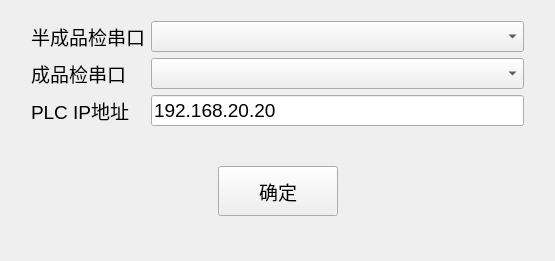
<?xml version="1.0" encoding="UTF-8"?>
<ui version="4.0">
 <class>SerialPortSet</class>
 <widget class="QWidget" name="SerialPortSet">
  <property name="geometry">
   <rect>
    <x>0</x>
    <y>0</y>
    <width>555</width>
    <height>261</height>
   </rect>
  </property>
  <property name="font">
   <font>
    <pointsize>14</pointsize>
   </font>
  </property>
  <property name="windowTitle">
   <string>Form</string>
  </property>
  <layout class="QGridLayout" name="gridLayout_2">
   <item row="0" column="0">
    <layout class="QVBoxLayout" name="verticalLayout" stretch="0,0,0,0">
     <property name="leftMargin">
      <number>20</number>
     </property>
     <property name="topMargin">
      <number>10</number>
     </property>
     <property name="rightMargin">
      <number>20</number>
     </property>
     <item>
      <layout class="QGridLayout" name="gridLayout" columnstretch="0,0,0">
       <item row="2" column="2">
        <widget class="QLineEdit" name="ip">
         <property name="text">
          <string>192.168.20.20</string>
         </property>
        </widget>
       </item>
       <item row="0" column="0">
        <widget class="QLabel" name="label_3">
         <property name="text">
          <string>半成品检串口</string>
         </property>
        </widget>
       </item>
       <item row="2" column="0">
        <widget class="QLabel" name="label_2">
         <property name="text">
          <string>PLC IP地址</string>
         </property>
         <property name="alignment">
          <set>Qt::AlignLeading|Qt::AlignLeft|Qt::AlignVCenter</set>
         </property>
        </widget>
       </item>
       <item row="1" column="0">
        <widget class="QLabel" name="label">
         <property name="text">
          <string>成品检串口</string>
         </property>
         <property name="alignment">
          <set>Qt::AlignLeading|Qt::AlignLeft|Qt::AlignVCenter</set>
         </property>
        </widget>
       </item>
       <item row="1" column="2">
        <widget class="QComboBox" name="port1"/>
       </item>
       <item row="0" column="2">
        <widget class="QComboBox" name="preCheckport"/>
       </item>
      </layout>
     </item>
     <item>
      <spacer name="verticalSpacer_2">
       <property name="orientation">
        <enum>Qt::Vertical</enum>
       </property>
       <property name="sizeHint" stdset="0">
        <size>
         <width>20</width>
         <height>40</height>
        </size>
       </property>
      </spacer>
     </item>
     <item>
      <layout class="QHBoxLayout" name="horizontalLayout">
       <item>
        <spacer name="horizontalSpacer">
         <property name="orientation">
          <enum>Qt::Horizontal</enum>
         </property>
         <property name="sizeHint" stdset="0">
          <size>
           <width>40</width>
           <height>20</height>
          </size>
         </property>
        </spacer>
       </item>
       <item>
        <widget class="QPushButton" name="ok">
         <property name="minimumSize">
          <size>
           <width>120</width>
           <height>50</height>
          </size>
         </property>
         <property name="text">
          <string>确定</string>
         </property>
        </widget>
       </item>
       <item>
        <spacer name="horizontalSpacer_2">
         <property name="orientation">
          <enum>Qt::Horizontal</enum>
         </property>
         <property name="sizeHint" stdset="0">
          <size>
           <width>40</width>
           <height>20</height>
          </size>
         </property>
        </spacer>
       </item>
      </layout>
     </item>
     <item>
      <spacer name="verticalSpacer">
       <property name="orientation">
        <enum>Qt::Vertical</enum>
       </property>
       <property name="sizeHint" stdset="0">
        <size>
         <width>20</width>
         <height>40</height>
        </size>
       </property>
      </spacer>
     </item>
    </layout>
   </item>
  </layout>
 </widget>
 <resources/>
 <connections/>
</ui>
